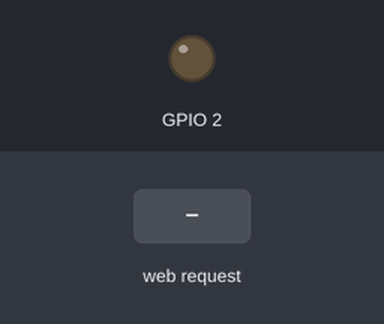
Bench run of a sketch on a simulated ESP8266 (NodeMCU). On the bench: output pins drawn as LEDs (lit = HIGH). The test bench sets the inputs (shaded band). WiFi joins after 1.5 s; servers stay silent unless stated; what the sketch prints to the serial monitor is not drawn.

Above: at 2.7 s.
2.8 s: HTTP request GET / received
At 4.0 s:
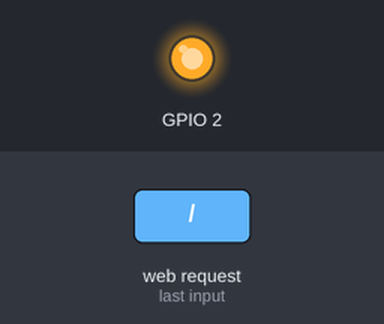
Timing chart, 0 to 5.8 s (numbered marks = the images above; inputs shaded):
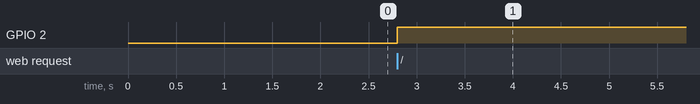

Measured:
- after the input at 2.8 s, GPIO 2: LOW → HIGH at once

The sketch:

nodemcu_myfirstwebpage.ino
```cpp
#include <ESP8266WiFi.h>
#include <ESP8266WebServer.h>
#include <ESP8266mDNS.h>

const char* ssid= "Hare krishna(2.4ghz)";
const char* password= "7977582925";

ESP8266WebServer server(80);
const char htmlPage[] PROGMEM = R"=====(
<HTML> <HEAD> <TITLE>My first web page</TITLE> </HEAD>
<BODY> <CENTER> <B>Hello World.... </B> </CENTER> <marquee
behavior="alternate">NodeMCU ESP8266 Communication Methods and
Protocols</marquee> </BODY> </HTML> )=====";

void handleRoot(){
  digitalWrite(2,0);
  server.send(200, "text/html", htmlPage);
  digitalWrite(2,1);
}


void setup() {
  // put your setup code here, to run once:
 Serial.begin(115200);
 delay(10);
 pinMode(2, OUTPUT);
 Serial.println();
 Serial.print("Connecting");
 WiFi.begin(ssid, password);
 while(WiFi.status() != WL_CONNECTED){
  delay(500);
  Serial.print(".");
 }
 Serial.println("");
 Serial.println("WiFi connected");
 Serial.print("IP Address: ");
 Serial.println(WiFi.localIP());

 server.on("/", handleRoot);
 server.begin();
 Serial.println("HTTP server started");

}

void loop() {
  // put your main code here, to run repeatedly:
  server.handleClient();
}
```
